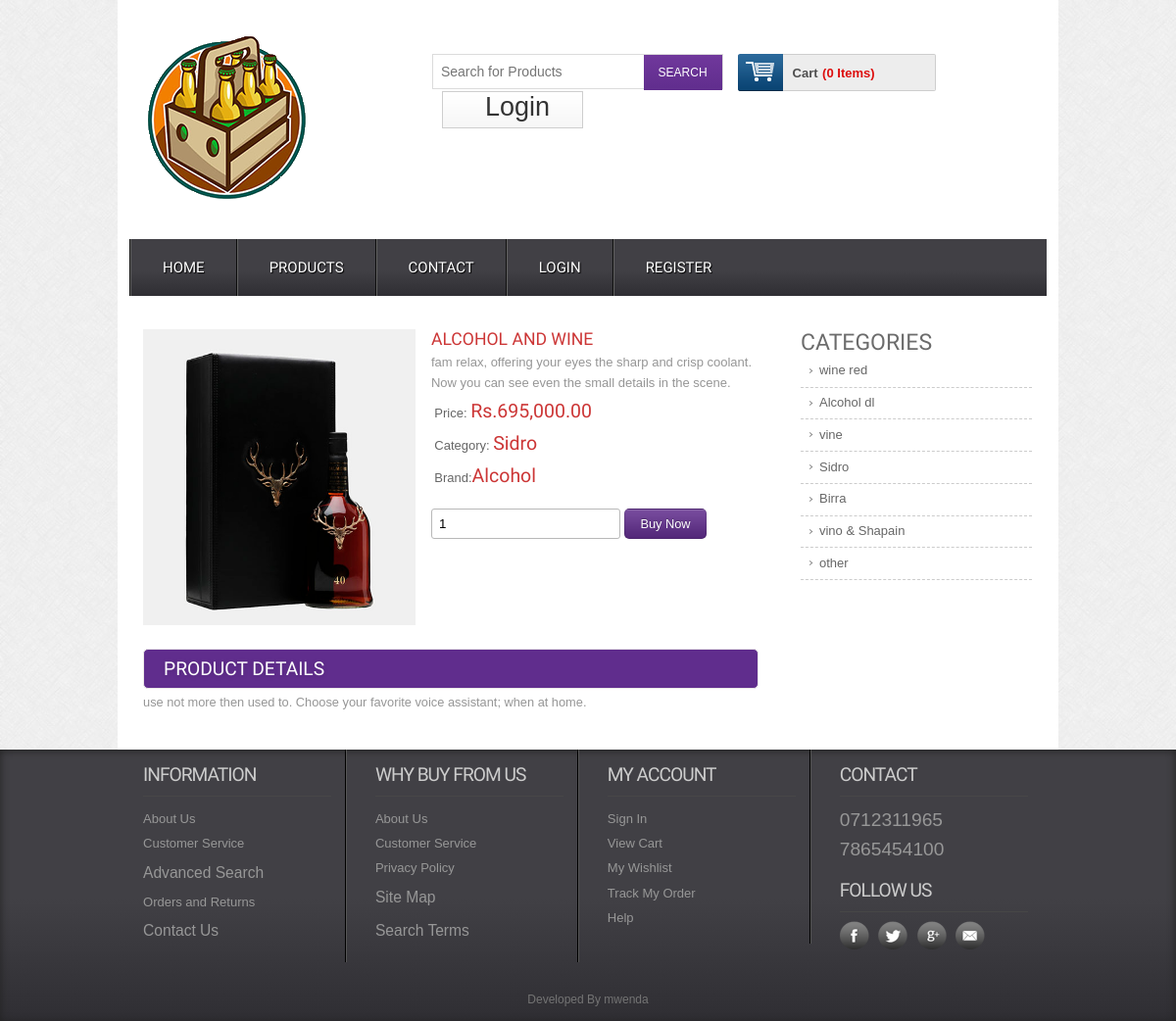
/single/4, run on the app's committed database.
### tables this page shows
CREATE TABLE `tbl_product` (
  `product_id` int(11) NOT NULL,
  `product_title` varchar(255) NOT NULL,
  `product_short_description` text NOT NULL,
  `product_long_description` text NOT NULL,
  `product_image` varchar(255) NOT NULL,
  `product_price` int(11) NOT NULL,
  `product_quantity` int(11) NOT NULL,
  `product_feature` tinyint(4) NOT NULL,
  `product_category` int(11) NOT NULL,
  `product_brand` int(11) NOT NULL,
  `product_author` int(11) NOT NULL,
  `product_view` int(11) NOT NULL DEFAULT '0',
  `published_date` timestamp NOT NULL DEFAULT CURRENT_TIMESTAMP,
  `publication_status` tinyint(4) NOT NULL
);

CREATE TABLE `tbl_category` (
  `id` int(11) NOT NULL,
  `category_name` varchar(100) NOT NULL,
  `category_description` text NOT NULL,
  `publication_status` tinyint(4) NOT NULL COMMENT 'Published=1,Unpublished=0'
);

CREATE TABLE `tbl_brand` (
  `brand_id` int(11) NOT NULL,
  `brand_name` varchar(255) NOT NULL,
  `brand_description` text NOT NULL,
  `publication_status` tinyint(4) NOT NULL
);

### application/controllers/Web.php (called while the page is built, shortened)
<?php
class Web extends CI_Controller
{
    public function single($id)
    {
        $data                       = array();
        $data['get_single_product'] = $this->web_model->get_single_product($id);
        $data['get_all_category']   = $this->web_model->get_all_category();
        $this->load->view('web/inc/header');
        $this->load->view('web/pages/single', $data);
        $this->load->view('web/inc/footer');
    }
}

### index.php (called while the page is built, shortened)
<?php
require_once BASEPATH.'core/CodeIgniter.php';

### application/models/Web_model.php (called while the page is built, shortened)
<?php
class Web_Model extends CI_Model
{
    public function get_single_product($id)
    {
        $this->db->select('*');
        $this->db->from('tbl_product');
        $this->db->join('tbl_category', 'tbl_category.id=tbl_product.product_category');
        $this->db->join('tbl_brand', 'tbl_brand.brand_id=tbl_product.product_brand');
        $this->db->where('tbl_product.product_id', $id);
        $info = $this->db->get();
        return $info->row();
    }
    public function get_all_category()
    {
        $this->db->select('*');
        $this->db->from('tbl_category');
        $this->db->where('publication_status', 1);
        $info = $this->db->get();
        return $info->result();
    }
}

### application/views/web/pages/single.php (the view, shortened to what this page needs)
<div class="main">
    <div class="content">
        <div class="section group">
            <div class="cont-desc span_1_of_2">
                <div class="grid images_3_of_2">
                    <img src="<?php echo base_url('uploads/'.$get_single_product->product_image)?>" alt="" />
                </div>
                <div class="desc span_3_of_2">
                    <h2><?php echo $get_single_product->product_title?></h2>
                    <p><?php echo $get_single_product->product_short_description?></p>
                    <div class="price">
                        <p>Price: <span>Rs.<?php echo $this->cart->format_number($get_single_product->product_price)?></span></p>
                        <p>Category: <span><?php echo $get_single_product->category_name?></span></p>
                        <p>Brand:<span><?php echo $get_single_product->brand_name?></span></p>
                    </div>
                    <div class="add-cart">
                        <form action="<?php echo base_url('save/cart');?>" method="post">
                            <input type="number" class="buyfield" name="qty" value="1"/>
                            <input type="submit" class="buysubmit" name="submit" value="Buy Now"/>
                        </form>
                    </div>
                </div>
                <div class="product-desc">
                    <h2>Product Details</h2>
                    <p><?php echo $get_single_product->product_long_description?></p>
                </div>
            </div>
            <div class="rightsidebar span_3_of_1">
                <h2>CATEGORIES</h2>
                <ul>
                    <?php foreach($get_all_category as $single_category){?>
                    <li><a href="<?php echo base_url('get/category/'.$single_category->id);?>"><?php echo $single_category->category_name?></a></li>
                    <?php }?>
                </ul>
            </div>
        </div>
    </div>
</div>

### assets/web/css/style.css (style rules this page uses)
html, body, div, span, applet, object, iframe, h1, h2, h3, h4, h5, h6, p, blockquote, pre, a, abbr, acronym, address, big, cite, code, del, dfn, em, img, ins, kbd, q, s, samp, small, strike, strong, sub, sup, tt, var, b, u, i, dl, dt, dd, ol, nav ul, nav li, fieldset, form, label, legend, table, caption, tbody, tfoot, thead, tr, th, td, article, aside, canvas, details, embed, figure, figcaption, footer, header, hgroup, menu, nav, output, ruby, section, summary, time, mark, audio, video { margin: 0; padding: 0; border: 0; font-size: 100%; font: inherit; vertical-align: baseline; }
ol, ul { list-style: none; margin: 0; padding: 0; }
a { text-decoration: none; }
img { max-width: 100%; }
body { font-family: Arial, Helvetica, sans-serif; background: url(../images/body_bg3.jpg); }
input[type="number"] { border: 1px solid #b8b8b8; border-radius: 3px; padding: 7px; }
.buysubmit { background: #602d8d url("../images/large-button-overlay.png") repeat scroll 0 0; border: 1px solid rgba(0, 0, 0, 0.1); border-radius: 5px; color: #fff; font-family: Arial, "Helvetica Neue", "Helvetica", Tahoma, Verdana, sans-serif; font-size: 0.8em; padding: 7px 15px; text-shadow: 0 -1px 1px rgba(0, 0, 0, 0.25); cursor: pointer; outline: none; }
.section { clear: both; padding: 0px; margin: 0px; }
.group:before, .group:after { content: ""; display: table; }
.group:after { clear: both; }
.group { zoom: 1; }
.content { padding: 20px 0; background: #fff; }
.content h2 { font-size: 23px; color: #6c6c6c; font-family: "Monda", sans-serif; }
.cont-desc { display: block; float: left; clear: both; }
.rightsidebar { display: block; float: left; margin: 0% 0 0% 1.6%; }
.cont-desc:first-child { margin-left: 0; }
.desc { display: block; float: left; margin: 0% 0 0% 2.6%; }
.span_1_of_2 { width: 67.1%; padding: 1.5%; }
.images_3_of_2 { width: 44.2%; float: left; text-align: center; }
.span_3_of_2 { width: 53.2%; }
.span_3_of_1 { width: 25.2%; padding: 1.5%; }
.images_3_of_2 img { height: 302px; max-width: 100%; width: 100%; }
.span_3_of_2 h2 { font-family: "Monda", sans-serif; font-size: 1.1em; color: #cc3636; font-weight: normal; margin-top: 0px; text-transform: uppercase; }
.span_3_of_2 p { font-size: 0.8125em; padding: 0.3em 0; color: #969696; line-height: 1.6em; font-family: verdana, arial, helvetica, helve, sans-serif; }
.price p { font-size: 0.8125em; padding: 1.5% 1%; color: #666; vertical-align: top; }
.price p span { font-size: 1.5em; font-family: "Monda", sans-serif; color: #cc3636; }
.add-cart { padding-top: 15px; }
.product-desc, .product-tags { clear: both; padding-top: 20px; }
.product-desc h2, .product-tags h2 { padding: 8px 20px; background: #602d8d; border: 1px solid #ebe8e8; border-radius: 5px; -webkit-border-radius: 5px; -moz-border-radius: 5px; -o-border-radius: 5px; font-family: "Monda", sans-serif; font-size: 1.2em; color: #fff; text-transform: uppercase; text-shadow: 0 1px 5px rgba(34, 34, 34, 0.17); }
.product-desc p { font-size: 0.8em; padding: 0.3em 0; color: #969696; line-height: 1.6em; font-family: verdana, arial, helvetica, helve, sans-serif; }
.span_3_of_1 li a { font-size: 0.8125em; padding: 0.42em 8%; color: #666; display: block; line-height: 1.6em; font-family: Arial, Helvetica, sans-serif; border-bottom: 1px dashed #ccc; background: url(../images/drop_arrow.png) no-repeat 5px 11px; }

### data on the page
tbl_product: product_image (picture), product_title "ALCOHOL AND WINE", product_short_description "fam relax, offering your eyes the sharp and crisp coolant. Now you can see even the small details in the scene.", product_price "695,000.00", tbl_category.category_name "Sidro", tbl_brand.brand_name "Alcohol", product_long_description "use not more then used to. Choose your favorite voice assistant; when at home."
tbl_category: category_name "wine red"
tbl_category: category_name "Alcohol dl"
tbl_category: category_name "vine"
tbl_category: category_name "Sidro"
tbl_category: category_name "Birra"
tbl_category: category_name "vino & Shapain"
tbl_category: category_name "other"

### other printed values
$this->cart->total_items() "0"
$result->$para "0712311965 7865454100 Developed By mwenda"
